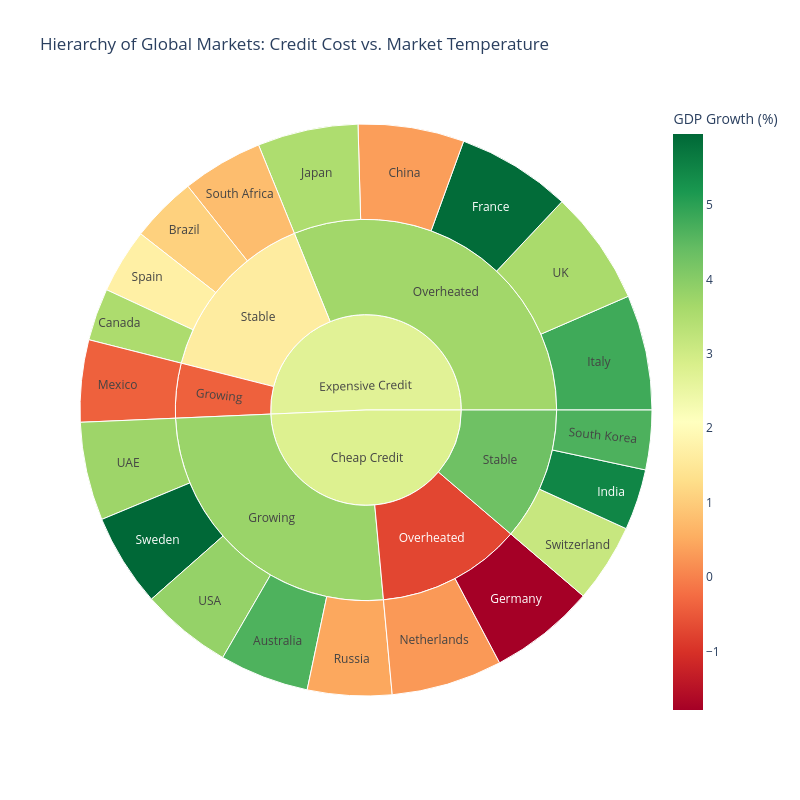

This figure's notebook cell:
### Markdown cell above
## 27. Hierarchical Market Categorization: Credit vs. Temperature
To move beyond linear relationships, we categorize the global market into a hierarchical structure. Using the **Interactive Sunburst** plot, we explore how countries are grouped based on two primary dimensions:
1. **Credit Cost (Mortgage Rates):** Categorized into 'Cheap' vs. 'Expensive' credit environments using median splits.
2. **Market Temperature (HPI):** Quantified into 'Stable', 'Growing', and 'Overheated' segments using tertiles (3-way quantiles).

This visualization allows us to see the "Economic DNA" of each country and how global GDP growth (represented by color) fluctuates across these hierarchical segments.

### Code cell
# --- Interactive Sunburst: Categorizing the Global Market ---
# We create categories to see the distribution of "Market Types"
df_2024 = df_final_v3[df_final_v3['Year'] == 2024].copy()

# Simple categorization for visualization
df_2024['Market_Temp'] = pd.qcut(df_2024['House Price Index'], 3, labels=["Stable", "Growing", "Overheated"])
df_2024['Credit_Cost'] = pd.qcut(df_2024['Mortgage Rate (%)'], 2, labels=["Cheap Credit", "Expensive Credit"])

fig_sunburst = px.sunburst(
    df_2024, 
    path=['Credit_Cost', 'Market_Temp', 'Country'], 
    values='House Price Index',
    color='GDP Growth (%)', 
    color_continuous_scale='RdYlGn',
    title="Hierarchy of Global Markets: Credit Cost vs. Market Temperature"
)

fig_sunburst.update_layout(width=800, height=800)
fig_sunburst.show()

### Figure 1 — Plotly figure (JSON) as saved in the notebook; plotly's stock layout.template omitted (floating-point values rounded to 4 significant figures)
{"data": [{"branchvalues": "total", "customdata": [[4.645], [1.075], [3.528], [0.3452], [5.888], [-1.788], [5.475], [4.797], [3.507], [-0.3958], [0.279], [0.4634], [0.7675], [4.657], [1.7], [5.953], [3.127], [3.731], [3.576], [3.837], [3.78], [1.62], [3.677], [-0.7307], [4.301], [-0.3958], [2.777], [2.699]], "domain": {"x": [0, 1], "y": [0, 1]}, "hovertemplate": "labels=%{label}<br>House Price Index=%{value}<br>parent=%{parent}<br>id=%{id}<br>GDP Growth (%)=%{color}<extra></extra>", "ids": ["Cheap Credit/Growing/Australia", "Expensive Credit/Stable/Brazil", "Expensive Credit/Stable/Canada", "Expensive Credit/Overheated/China", "Expensive Credit/Overheated/France", "Cheap Credit/Overheated/Germany", "Cheap Credit/Stable/India", "Expensive Credit/Overheated/Italy", "Expensive Credit/Overheated/Japan", "Expensive Credit/Growing/Mexico", "Cheap Credit/Overheated/Netherlands", "Cheap Credit/Growing/Russia", "Expensive Credit/Stable/South Africa", "Cheap Credit/Stable/South Korea", "Expensive Credit/Stable/Spain", "Cheap Credit/Growing/Sweden", "Cheap Credit/Stable/Switzerland", "Cheap Credit/Growing/UAE", "Expensive Credit/Overheated/UK", "Cheap Credit/Growing/USA", "Cheap Credit/Growing", "Expensive Credit/Stable", "Expensive Credit/Overheated", "Cheap Credit/Overheated", "Cheap Credit/Stable", "Expensive Credit/Growing", "Cheap Credit", "Expensive Credit"], "labels": ["Australia", "Brazil", "Canada", "China", "France", "Germany", "India", "Italy", "Japan", "Mexico", "Netherlands", "Russia", "South Africa", "South Korea", "Spain", "Sweden", "Switzerland", "UAE", "UK", "USA", "Growing", "Stable", "Overheated", "Overheated", "Stable", "Growing", "Cheap Credit", "Expensive Credit"], "marker": {"coloraxis": "coloraxis", "colors": [4.645, 1.075, 3.528, 0.3452, 5.888, -1.788, 5.475, 4.797, 3.507, -0.3958, 0.279, 0.4634, 0.7675, 4.657, 1.7, 5.953, 3.127, 3.731, 3.576, 3.837, 3.78, 1.62, 3.677, -0.7307, 4.301, -0.3958, 2.777, 2.699]}, "name": "", "parents": ["Cheap Credit/Growing", "Expensive Credit/Stable", "Expensive Credit/Stable", "Expensive Credit/Overheated", "Expensive Credit/Overheated", "Cheap Credit/Overheated", "Cheap Credit/Stable", "Expensive Credit/Overheated", "Expensive Credit/Overheated", "Expensive Credit/Growing", "Cheap Credit/Overheated", "Cheap Credit/Growing", "Expensive Credit/Stable", "Cheap Credit/Stable", "Expensive Credit/Stable", "Cheap Credit/Growing", "Cheap Credit/Stable", "Cheap Credit/Growing", "Expensive Credit/Overheated", "Cheap Credit/Growing", "Cheap Credit", "Expensive Credit", "Expensive Credit", "Cheap Credit", "Cheap Credit", "Expensive Credit", "", ""], "type": "sunburst", "values": [139.6, 103.4, 81.66, 165.6, 178.7, 165.6, 95.25, 180.0, 157.1, 128.2, 173.4, 131.6, 126.3, 92.89, 100.9, 145.1, 123.2, 153.7, 179.0, 142.3, 712.3, 412.2, 860.3, 339.1, 311.4, 128.2, 1363.0, 1401.0]}], "layout": {"coloraxis": {"colorbar": {"title": {"text": "GDP Growth (%)"}}, "colorscale": [[0, "rgb(165,0,38)"], [0.1, "rgb(215,48,39)"], [0.2, "rgb(244,109,67)"], [0.3, "rgb(253,174,97)"], [0.4, "rgb(254,224,139)"], [0.5, "rgb(255,255,191)"], [0.6, "rgb(217,239,139)"], [0.7, "rgb(166,217,106)"], [0.8, "rgb(102,189,99)"], [0.9, "rgb(26,152,80)"], [1, "rgb(0,104,55)"]]}, "height": 800, "legend": {"tracegroupgap": 0}, "title": {"text": "Hierarchy of Global Markets: Credit Cost vs. Market Temperature"}, "width": 800}}
